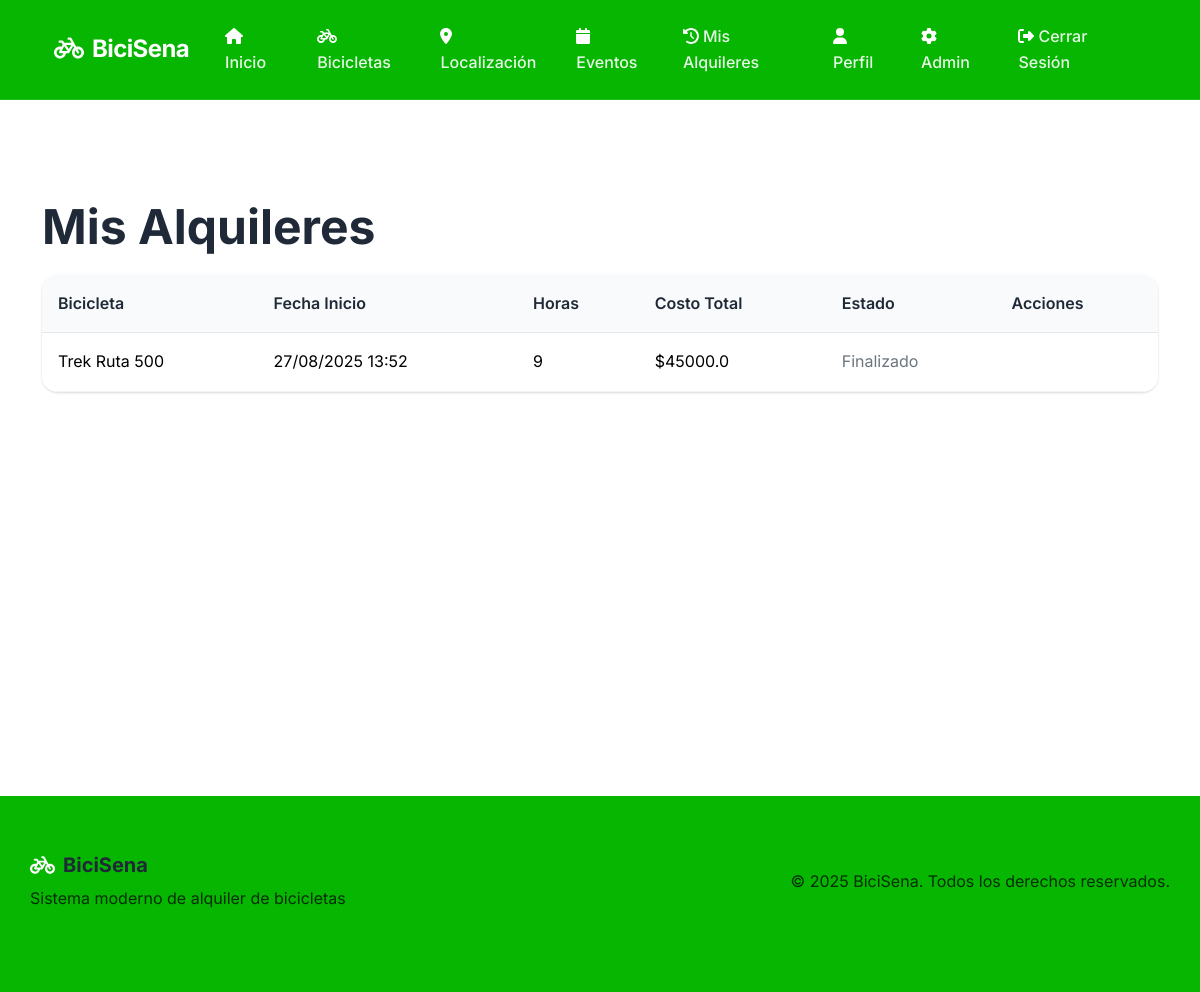
The app's page /mis-alquileres (signed in) with its own data.
### app.py (models this page shows)
class Alquiler(db.Model):
    id = db.Column(db.Integer, primary_key=True)
    usuario_id = db.Column(db.Integer, db.ForeignKey('usuario.id'), nullable=False)
    bicicleta_id = db.Column(db.Integer, db.ForeignKey('bicicleta.id'), nullable=False)
    fecha_inicio = db.Column(db.DateTime, nullable=False, default=datetime.utcnow)
    fecha_fin = db.Column(db.DateTime)
    horas_alquiler = db.Column(db.Integer, nullable=False)
    costo_total = db.Column(db.Float, nullable=False)
    estado = db.Column(db.String(20), default='activo')

class Bicicleta(db.Model):
    id = db.Column(db.Integer, primary_key=True)
    modelo = db.Column(db.String(100), nullable=False)
    marca = db.Column(db.String(100), nullable=False)
    tipo = db.Column(db.String(50), nullable=False)
    color = db.Column(db.String(50))
    estado = db.Column(db.String(20), default='disponible')
    precio_hora = db.Column(db.Float, nullable=False)
    imagen_url = db.Column(db.String(200), default='/static/images/bike-default.jpg')
    descripcion = db.Column(db.Text)
    latitud = db.Column(db.Float)
    longitud = db.Column(db.Float)
    direccion = db.Column(db.String(200))
    alquileres = db.relationship('Alquiler', backref='bicicleta', lazy=True)

### app.py (the view)
@app.route('/mis-alquileres')
def mis_alquileres():
    if 'user_id' not in session:
        flash('Debe iniciar sesión para ver sus alquileres', 'warning')
        return redirect(url_for('login'))
    alquileres = Alquiler.query.filter_by(usuario_id=session['user_id']).order_by(Alquiler.fecha_inicio.desc()).all()
    return render_template('mis_alquileres.html', alquileres=alquileres)

### templates/mis_alquileres.html (shortened to what this page needs)
{% extends "base.html" %}
{% block content %}
<h1>Mis Alquileres</h1>
{% if alquileres %}
<table class="table">
    <thead>
        <tr>
            <th>Bicicleta</th>
            <th>Fecha Inicio</th>
            <th>Horas</th>
            <th>Costo Total</th>
            <th>Estado</th>
            <th>Acciones</th>
        </tr>
    </thead>
    <tbody>
        {% for alquiler in alquileres %}
        <tr>
            <td>{{ alquiler.bicicleta.marca }} {{ alquiler.bicicleta.modelo }}</td>
            <td>{{ alquiler.fecha_inicio.strftime('%d/%m/%Y %H:%M') }}</td>
            <td>{{ alquiler.horas_alquiler }}</td>
            <td>${{ alquiler.costo_total }}</td>
            <td>
                <span class="{% if alquiler.estado == 'activo' %}text-success{% else %}text-secondary{% endif %}">
                    {{ alquiler.estado|capitalize }}
                </span>
            </td>
            <td>
            </td>
        </tr>
        {% endfor %}
    </tbody>
</table>
{% endif %}
{% endblock %}

### static/styles.css (style rules this page uses)
:root { --primary-green: #06b600; --primary-green-light: #008d00; --primary-green-dark: #008d00; --secondary-green: #dcfce7; --text-primary: #1f2937; --text-secondary: #000000; --text-light: #9ca3af; --background: #ffffff; --surface: #f9fafb; --border: #e5e7eb; --border-light: #f3f4f6; --shadow-light: 0 1px 3px 0 rgba(0, 0, 0, 0.1), 0 1px 2px 0 rgba(0, 0, 0, 0.06); --shadow-medium: 0 4px 6px -1px rgba(0, 0, 0, 0.1), 0 2px 4px -1px rgba(0, 0, 0, 0.06); --shadow-large: 0 10px 15px -3px rgba(0, 0, 0, 0.1), 0 4px 6px -2px rgba(0, 0, 0, 0.05); --radius: 12px; --radius-large: 16px; --radius-small: 8px; }
* { margin: 0; padding: 0; box-sizing: border-box; }
body { font-family: 'Inter', -apple-system, BlinkMacSystemFont, 'Segoe UI', Roboto, sans-serif; line-height: 1.6; color: var(--text-primary); background-color: var(--background); font-weight: 400; -webkit-font-smoothing: antialiased; -moz-osx-font-smoothing: grayscale; }
h1, h2, h3, h4, h5, h6 { font-weight: 600; line-height: 1.3; color: var(--text-primary); margin-bottom: 1rem; }
h1 { font-size: 3rem; font-weight: 700; }
.table { background: var(--background); border-radius: var(--radius-large); overflow: hidden; box-shadow: var(--shadow-light); margin-bottom: 0; }
.table th { background: var(--surface); font-weight: 600; color: var(--text-primary); border-bottom: 1px solid var(--border); padding: 1rem; }
.table td { padding: 1rem; border-bottom: 1px solid var(--border-light); color: var(--text-secondary); }
* { transition: color 0.2s ease, background-color 0.2s ease, border-color 0.2s ease, transform 0.2s ease, box-shadow 0.2s ease; }

### records on screen
Alquiler: bicicleta.marca "Trek", bicicleta.modelo "Ruta 500", fecha_inicio "27/08/2025 13:52", horas_alquiler "9", costo_total "45000.0", estado "Finalizado"
